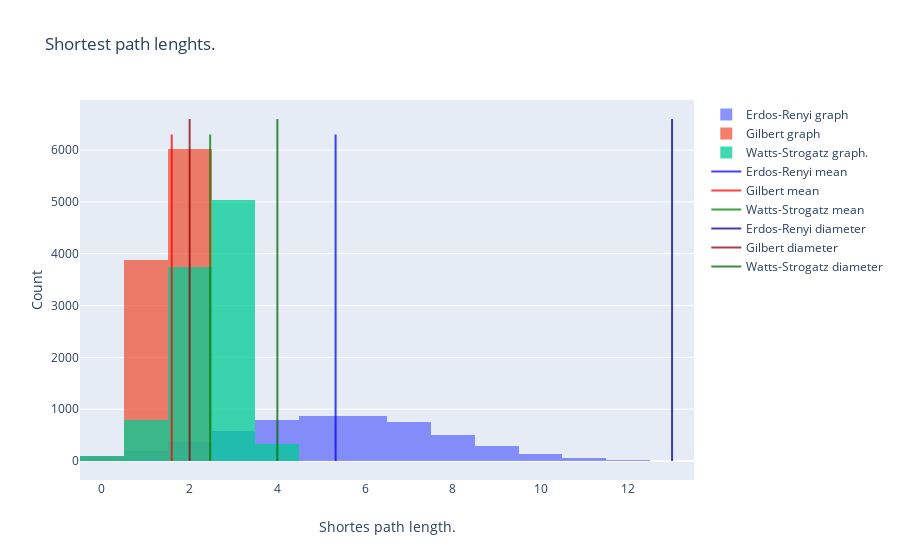

Notebook cell for this chart:
### Code cell
def extract_shortest_paths_lengths(G: nx.Graph) -> list:
    path_lengths = [] 
    for l in nx.shortest_path_length(G):
        path_lengths.extend(l[1].values())
    return path_lengths

ER_shortest = extract_shortest_paths_lengths(ER)
Gilb_shortest = extract_shortest_paths_lengths(Gilb)
WS_shortest = extract_shortest_paths_lengths(WS)
    
fig = go.Figure()

fig.add_trace(
    go.Histogram(
        x=ER_shortest,
        name="Erdos-Renyi graph",
    )
)
fig.add_trace(
    go.Histogram(
        x=Gilb_shortest,
        name="Gilbert graph"
    )
)
fig.add_trace(
    go.Histogram(
        x=WS_shortest,
        name="Watts-Strogatz graph."
    )
)

ER_sp_mean = sum(ER_shortest)/len(ER_shortest)
Gilb_sp_mean = sum(Gilb_shortest)/len(Gilb_shortest)
WS_sp_mean = sum(WS_shortest)/len(WS_shortest)
fig.add_trace(
    go.Scatter(
        x=[
            ER_sp_mean,
            ER_sp_mean,
        ],
        hovertext="mean: {}".format(ER_sp_mean),        
        y = [0, 6300],
        mode="lines",
        line_color="Blue",
        name="Erdos-Renyi mean"
    )
)
fig.add_trace(
    go.Scatter(
        x=[
            Gilb_sp_mean,
            Gilb_sp_mean,
        ],
        hovertext="mean: {}".format(Gilb_sp_mean),
        y = [0, 6300],
        mode="lines",
        line_color="Red",
        name="Gilbert mean"
    )
)
fig.add_trace(
    go.Scatter(
        x=[
            WS_sp_mean,
            WS_sp_mean,
        ],
        hovertext="mean: {}".format(WS_sp_mean),
        y = [0, 6300],
        mode="lines",
        line_color="Green",
        name="Watts-Strogatz mean"
    )
)
fig.add_trace(
    go.Scatter(
        x=[
            max(ER_shortest),
            max(ER_shortest),
        ],
        hovertext="diameter: {}".format(WS_sp_mean),
        y = [0, 6600],
        mode="lines",
        line_color="DarkBlue",
        name="Erdos-Renyi diameter"
    )
)
fig.add_trace(
    go.Scatter(
        x=[
            max(Gilb_shortest),
            max(Gilb_shortest),
        ],
        hovertext="diameter: {}".format(WS_sp_mean),
        y = [0, 6600],
        mode="lines",
        line_color="DarkRed",
        name="Gilbert diameter"
    )
)
fig.add_trace(
    go.Scatter(
        x=[
            max(WS_shortest),
            max(WS_shortest),
        ],
        hovertext="diameter: {}".format(WS_sp_mean),
        y = [0, 6600],
        mode="lines",
        line_color="DarkGreen",
        name="Watts-Strogatz diameter"
    )
)
fig.update_layout(
    title_text="Shortest path lenghts.",
    xaxis_title_text="Shortes path length.",
    yaxis_title_text="Count",
    barmode='overlay',
)

fig.update_traces(opacity=0.75)
fig.show()

### Figure 1 — Plotly figure (JSON) as saved in the notebook; plotly's stock layout.template omitted (floating-point values rounded to 4 significant figures; data arrays with more than 128 entries replaced by an {"elided": "..."} marker saying what was removed)
{"data": [{"name": "Erdos-Renyi graph", "opacity": 0.75, "type": "histogram", "x": {"elided": "5550 int values"}}, {"name": "Gilbert graph", "opacity": 0.75, "type": "histogram", "x": {"elided": "10000 int values"}}, {"name": "Watts-Strogatz graph.", "opacity": 0.75, "type": "histogram", "x": {"elided": "10000 int values"}}, {"hovertext": "mean: 5.328288288288288", "line": {"color": "Blue"}, "mode": "lines", "name": "Erdos-Renyi mean", "opacity": 0.75, "type": "scatter", "x": [5.328, 5.328], "y": [0, 6300]}, {"hovertext": "mean: 1.5916", "line": {"color": "Red"}, "mode": "lines", "name": "Gilbert mean", "opacity": 0.75, "type": "scatter", "x": [1.592, 1.592], "y": [0, 6300]}, {"hovertext": "mean: 2.467", "line": {"color": "Green"}, "mode": "lines", "name": "Watts-Strogatz mean", "opacity": 0.75, "type": "scatter", "x": [2.467, 2.467], "y": [0, 6300]}, {"hovertext": "diameter: 2.467", "line": {"color": "DarkBlue"}, "mode": "lines", "name": "Erdos-Renyi diameter", "opacity": 0.75, "type": "scatter", "x": [13, 13], "y": [0, 6600]}, {"hovertext": "diameter: 2.467", "line": {"color": "DarkRed"}, "mode": "lines", "name": "Gilbert diameter", "opacity": 0.75, "type": "scatter", "x": [2, 2], "y": [0, 6600]}, {"hovertext": "diameter: 2.467", "line": {"color": "DarkGreen"}, "mode": "lines", "name": "Watts-Strogatz diameter", "opacity": 0.75, "type": "scatter", "x": [4, 4], "y": [0, 6600]}], "layout": {"autosize": true, "barmode": "overlay", "title": {"text": "Shortest path lenghts."}, "xaxis": {"autorange": true, "range": [-0.5, 13.5], "title": {"text": "Shortes path length."}, "type": "linear"}, "yaxis": {"autorange": true, "range": [-366.7, 6967.0], "title": {"text": "Count"}, "type": "linear"}}}
